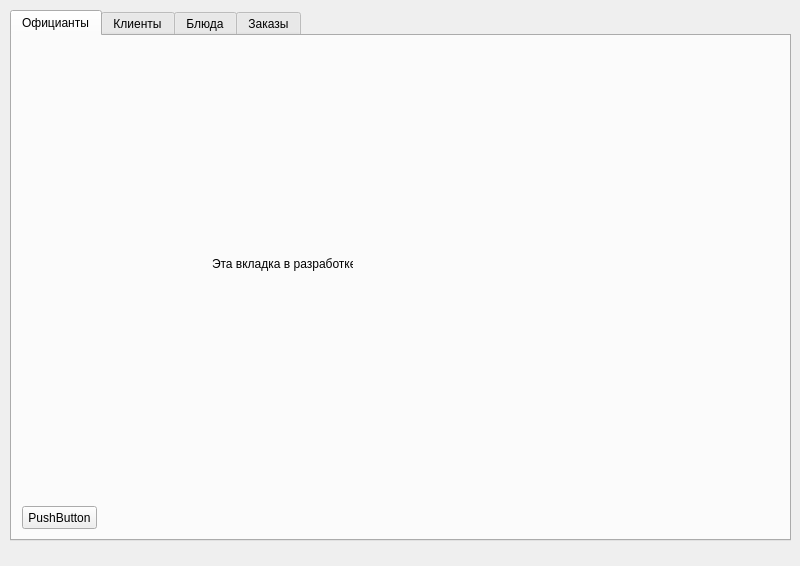
<?xml version="1.0" encoding="UTF-8"?>
<ui version="4.0">
 <class>MainWindow</class>
 <widget class="QMainWindow" name="MainWindow">
  <property name="geometry">
   <rect>
    <x>0</x>
    <y>0</y>
    <width>800</width>
    <height>566</height>
   </rect>
  </property>
  <property name="windowTitle">
   <string>MainWindow</string>
  </property>
  <property name="styleSheet">
   <string notr="true">TableView {
    TableViewColumn {
        title: &quot;Название&quot;
        width: 200
    }
    model: libraryModel
}</string>
  </property>
  <widget class="QWidget" name="centralwidget">
   <widget class="QTabWidget" name="tabWidget">
    <property name="enabled">
     <bool>true</bool>
    </property>
    <property name="geometry">
     <rect>
      <x>10</x>
      <y>10</y>
      <width>781</width>
      <height>531</height>
     </rect>
    </property>
    <property name="currentIndex">
     <number>0</number>
    </property>
    <widget class="QWidget" name="tab">
     <property name="enabled">
      <bool>true</bool>
     </property>
     <attribute name="title">
      <string>Официанты</string>
     </attribute>
     <widget class="QPushButton" name="pushButton">
      <property name="geometry">
       <rect>
        <x>10</x>
        <y>470</y>
        <width>75</width>
        <height>23</height>
       </rect>
      </property>
      <property name="text">
       <string>PushButton</string>
      </property>
     </widget>
     <widget class="QLabel" name="label">
      <property name="geometry">
       <rect>
        <x>200</x>
        <y>220</y>
        <width>141</width>
        <height>16</height>
       </rect>
      </property>
      <property name="text">
       <string>Эта вкладка в разработке</string>
      </property>
     </widget>
    </widget>
    <widget class="QWidget" name="tab_2">
     <attribute name="title">
      <string>Клиенты</string>
     </attribute>
     <widget class="QPushButton" name="add_client_btn">
      <property name="geometry">
       <rect>
        <x>10</x>
        <y>470</y>
        <width>75</width>
        <height>23</height>
       </rect>
      </property>
      <property name="text">
       <string>Добавить</string>
      </property>
     </widget>
     <widget class="QTableWidget" name="client_table">
      <property name="geometry">
       <rect>
        <x>10</x>
        <y>10</y>
        <width>751</width>
        <height>451</height>
       </rect>
      </property>
      <column>
       <property name="text">
        <string>Имя</string>
       </property>
      </column>
      <column>
       <property name="text">
        <string>Телефон</string>
       </property>
      </column>
     </widget>
     <widget class="QPushButton" name="del_client_btn">
      <property name="geometry">
       <rect>
        <x>100</x>
        <y>470</y>
        <width>75</width>
        <height>23</height>
       </rect>
      </property>
      <property name="text">
       <string>Удалить</string>
      </property>
     </widget>
    </widget>
    <widget class="QWidget" name="tab_3">
     <attribute name="title">
      <string>Блюда</string>
     </attribute>
     <widget class="QPushButton" name="add_dish_btn">
      <property name="geometry">
       <rect>
        <x>10</x>
        <y>470</y>
        <width>75</width>
        <height>23</height>
       </rect>
      </property>
      <property name="text">
       <string>Добавить</string>
      </property>
     </widget>
     <widget class="QTableWidget" name="dish_table">
      <property name="geometry">
       <rect>
        <x>10</x>
        <y>10</y>
        <width>751</width>
        <height>451</height>
       </rect>
      </property>
      <property name="styleSheet">
       <string notr="true"/>
      </property>
      <column>
       <property name="text">
        <string>Название</string>
       </property>
      </column>
      <column>
       <property name="text">
        <string>Цена</string>
       </property>
      </column>
     </widget>
     <widget class="QPushButton" name="del_dish_btn">
      <property name="geometry">
       <rect>
        <x>100</x>
        <y>470</y>
        <width>75</width>
        <height>23</height>
       </rect>
      </property>
      <property name="text">
       <string>Удалить</string>
      </property>
     </widget>
    </widget>
    <widget class="QWidget" name="tab_4">
     <attribute name="title">
      <string>Заказы</string>
     </attribute>
     <widget class="QPushButton" name="del_order_btn">
      <property name="geometry">
       <rect>
        <x>100</x>
        <y>470</y>
        <width>75</width>
        <height>23</height>
       </rect>
      </property>
      <property name="text">
       <string>Удалить</string>
      </property>
     </widget>
     <widget class="QTableWidget" name="orders_table">
      <property name="geometry">
       <rect>
        <x>10</x>
        <y>10</y>
        <width>751</width>
        <height>450</height>
       </rect>
      </property>
      <property name="editTriggers">
       <set>QAbstractItemView::NoEditTriggers</set>
      </property>
      <attribute name="verticalHeaderVisible">
       <bool>false</bool>
      </attribute>
      <column>
       <property name="text">
        <string>№</string>
       </property>
      </column>
      <column>
       <property name="text">
        <string>Время</string>
       </property>
      </column>
      <column>
       <property name="text">
        <string>Клиент</string>
       </property>
      </column>
      <column>
       <property name="text">
        <string>Сотрудник</string>
       </property>
      </column>
      <column>
       <property name="text">
        <string>Описание</string>
       </property>
      </column>
     </widget>
     <widget class="QPushButton" name="add_order_btn">
      <property name="geometry">
       <rect>
        <x>10</x>
        <y>470</y>
        <width>75</width>
        <height>23</height>
       </rect>
      </property>
      <property name="text">
       <string>Добавить</string>
      </property>
     </widget>
     <widget class="QPushButton" name="edit_order_btn">
      <property name="geometry">
       <rect>
        <x>190</x>
        <y>470</y>
        <width>101</width>
        <height>23</height>
       </rect>
      </property>
      <property name="text">
       <string>Редактировать</string>
      </property>
     </widget>
    </widget>
   </widget>
  </widget>
  <widget class="QMenuBar" name="menubar">
   <property name="geometry">
    <rect>
     <x>0</x>
     <y>0</y>
     <width>800</width>
     <height>21</height>
    </rect>
   </property>
  </widget>
 </widget>
 <resources/>
 <connections/>
</ui>
